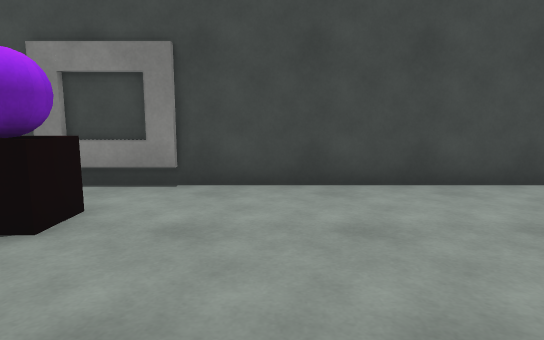
[1] (above)

16 first-person views from a walk through a scene from a Unity 3-D project. The camera is 1.2 m above the floor, tilts 8° down and sees 75° across. The floor is counted in squares, 1 m on a side. Each view is taken from the middle of a square. On the plan, view 1 faces up. The plan holds only what a view shows up to about 14 squares ahead; the rest is blank. The place goes on beyond the plan. The player character is not drawn. Surface patterns are stand-ins for the level's own textures.

[2]
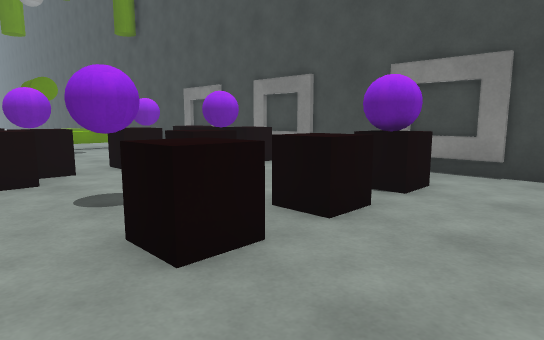

[3]
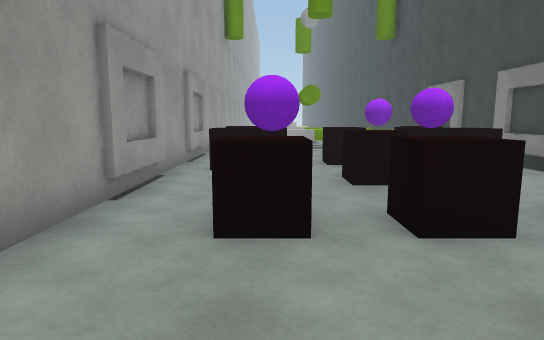

[4]
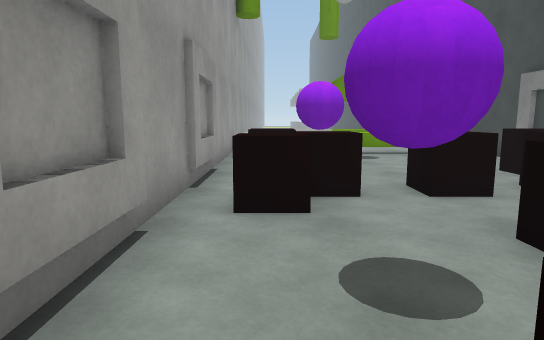

[5]
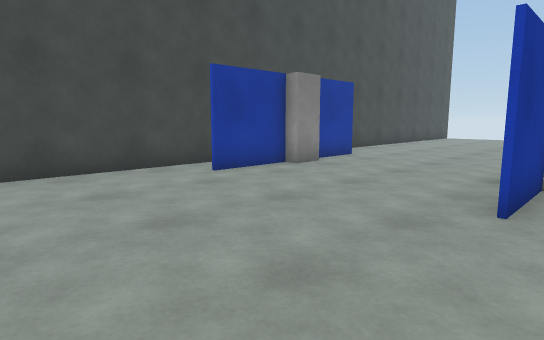

[6]
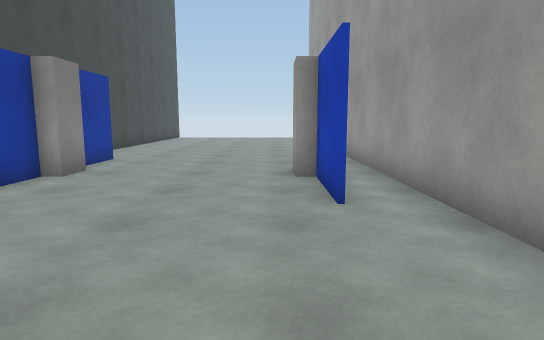

[7]
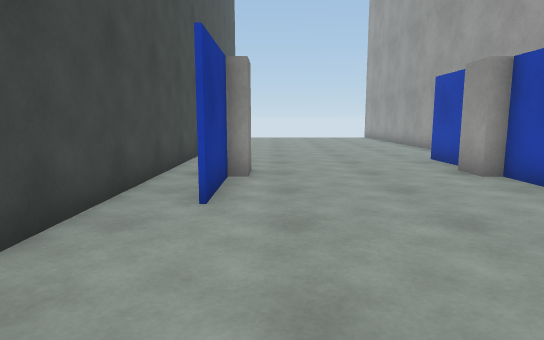

[8]
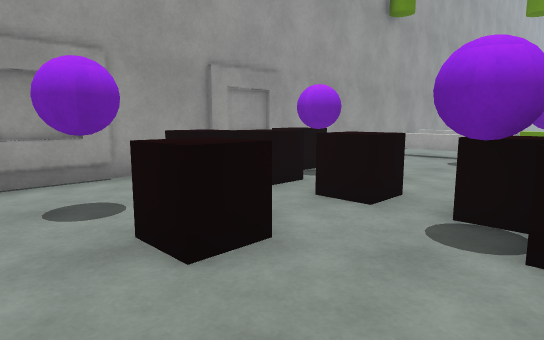

[9]
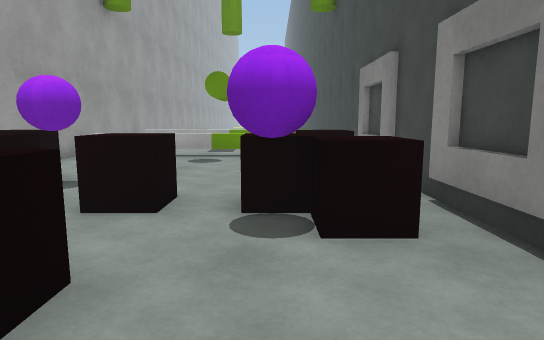

[10]
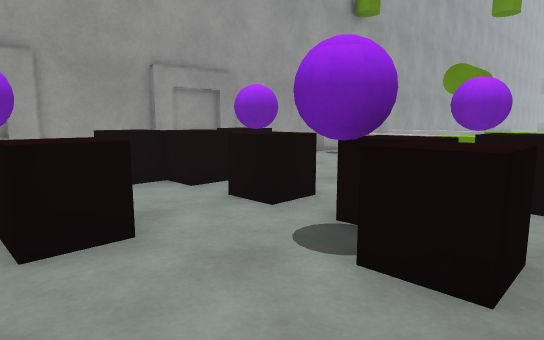

[11]
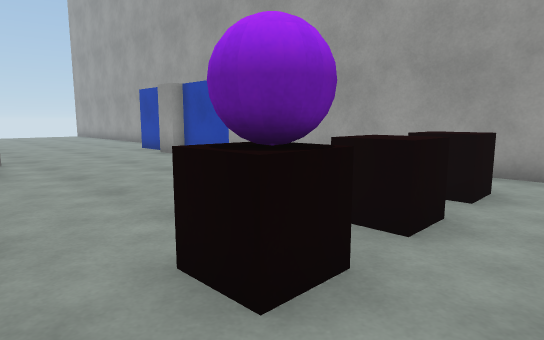

[12]
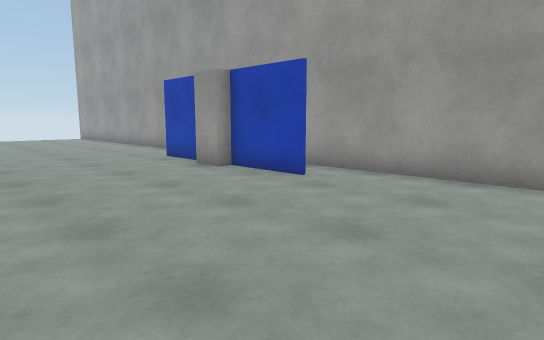

[13]
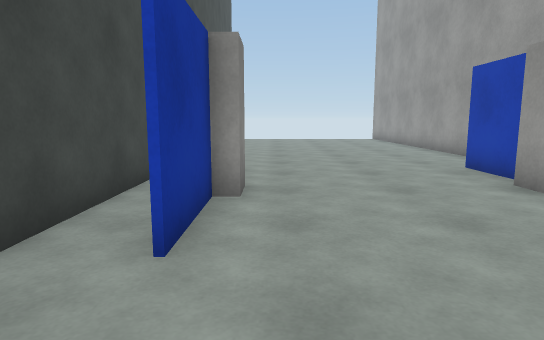

[14]
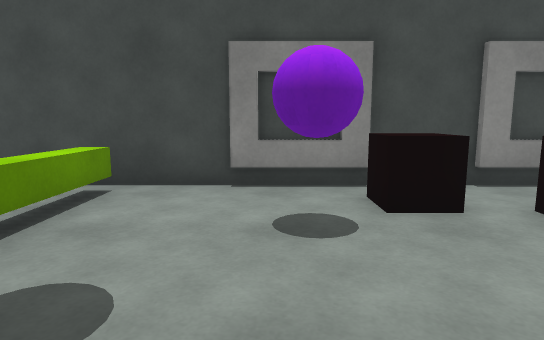

[15]
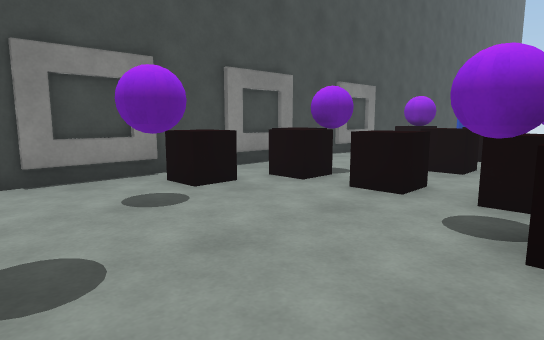

[16]
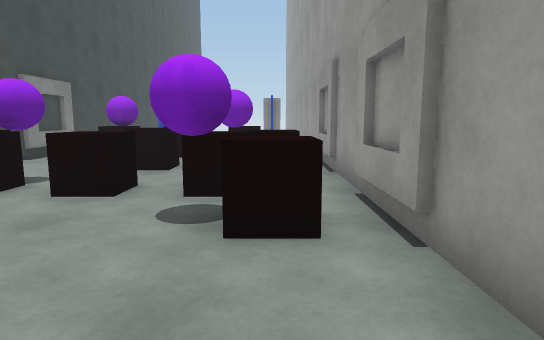

### Floor plan
Points are (right, up) in squares from view 1. A wall is a line through its corners. A room is listed if a view was taken in it or the views show most of it. See-through windows are left out.
Room 1 (views 1, 2, 3, 4, 5, 6, 7, 8, 9, 10, 11, 12, 13, 14, 15, 16)
walls: (-4.2, -2.5) (11, -2.5); (-4.4, 6.5) (-6.6, 6.5); (-8.6, -2.5) (-6.6, -2.5); (3.9, -1) (6.5, -1); (-9.4, 6.5) (-11.2, 6.5); (6.5, -0.5) (7.5, -0.5); (6.4, -1.1) (4, -1.1); (6.5, 4.9) (4, 4.9); (7.5, 4.5) (6.5, 4.5); (8.1, -1) (10, -1); (-13.6, 6.5) (-16.5, 6.5); (10.1, 4.9) (8, 4.9); (-16.5, -2.5) (-11.5, -2.5); (11, 6.5) (-1.5, 6.5)
low walls: (-15.7, 3.4) (-15.7, -0.4); (-15.7, -1.4) (-15.7, -2); (-15.7, 6) (-15.7, 3.5)
objects: purple ball (-13, 4) to (-12, 4); other object (-11, -3) to (-10, -2); black cube (-11, -2) to (-10, -1); purple ball (-11, 0) to (-10, 0); black cube (-11, 4) to (-11, 5); black cube (-9, -1) to (-9, 0); black cube (-9, 2); black cube (-9, 4); other object (-9, 6) to (-7, 7); black cube (-8, -1); purple ball (-8, 4); black cube (-8, 5); other object (-6, -3) to (-5, -2); purple ball (-6, 0) to (-5, 0); black cube (-6, 2); other object (-4, 6) to (-2, 7); black cube (-3, 0); black cube (-3, 2); black cube (-3, 3); purple ball (-3, 4)

Positions as (right, up) in squares from view 1, and headings:
1: (0, 0), facing up
2: (0, -2), facing up-left
3: (1, 0), facing left
4: (-3, -1), facing left
5: (-1, -2), facing up-right
6: (-1, 0), facing right
7: (-1, 4), facing right
8: (-4, 5), facing down-left
9: (-4, 4), facing left
10: (-5, 6), facing down-left
11: (-5, 6), facing down-right
12: (-1, 5), facing down-right
13: (1, 4), facing right
14: (-13, 0), facing up
15: (-15, -1), facing up-right
16: (-15, -1), facing right
